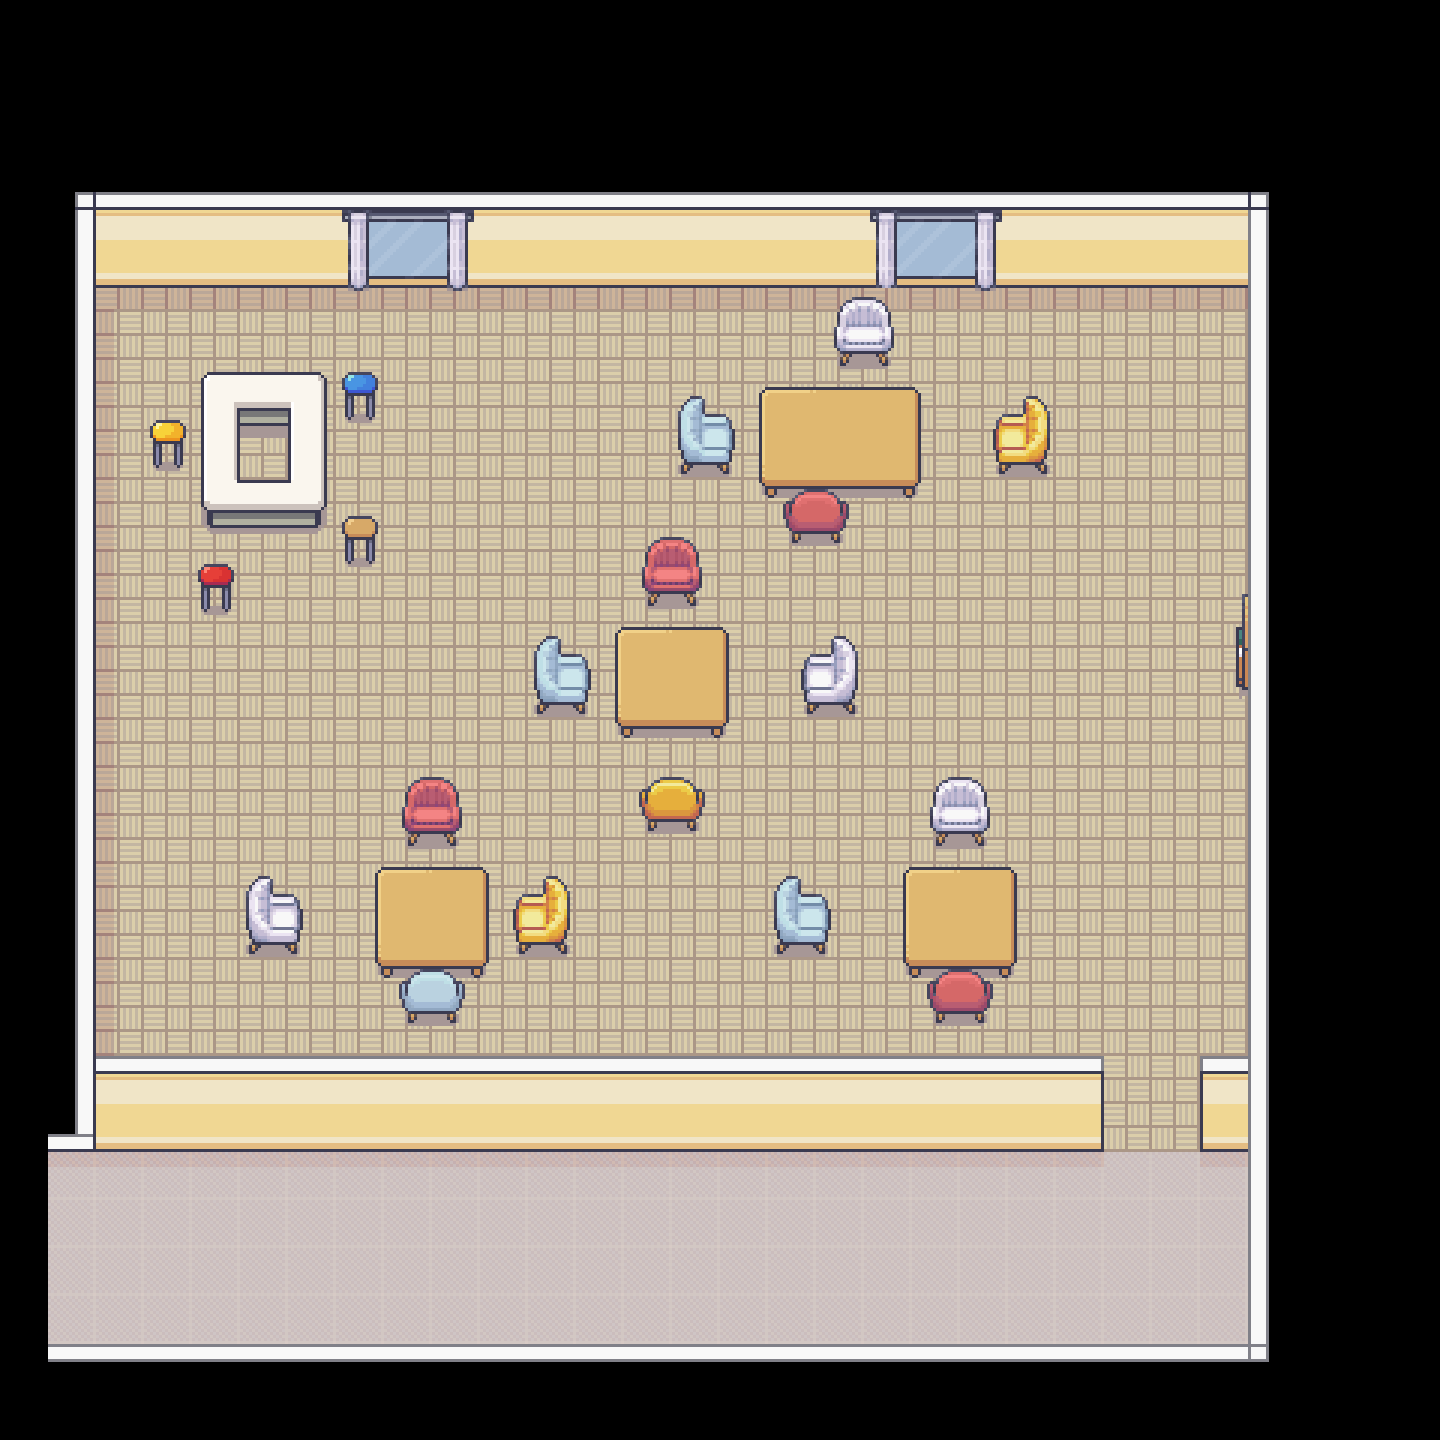

The image is a tile-based game level rendered from a .tmx file. Its description and source (layers, tilesets, objects; grid data summarised) follow:
An orthogonal 30x30 tile map with 48x48 px tiles, 3 tile layers (ground, object, item), 7 tilesets and 5 objects (Dorothy, Bonnie, Lucinda, Jenny, Tiffany).

<map version="1.9" tiledversion="1.9.2" orientation="orthogonal" renderorder="right-down" width="30" height="30" tilewidth="48" tileheight="48" infinite="0" nextlayerid="5" nextobjectid="6">
 <tileset firstgid="1" source="1_Generic_48x48.tsx" />
 <tileset firstgid="1249" source="Tileset_48x48_9.tsx" />
 <tileset firstgid="1349" source="Tileset_48x48_7.tsx" />
 <tileset firstgid="1449" source="Tileset_48x48_6.tsx" />
 <tileset firstgid="1549" source="14_Basement_48x48.tsx" />
 <tileset firstgid="2349" source="19_Hospital_48x48.tsx" />
 <tileset firstgid="4109" source="5_Classroom_and_library_48x48.tsx" />
 <layer id="1" name="ground" width="30" height="30">
  <data>[900 cells, 650 non-empty, 26 distinct tile ids]</data>
 </layer>
 <layer id="2" name="object" width="30" height="30">
  <data>[900 cells, 91 non-empty, 47 distinct tile ids]</data>
 </layer>
 <layer id="3" name="item" width="30" height="30">
  <data>[900 cells, 63 non-empty, 47 distinct tile ids]</data>
 </layer>
 <objectgroup id="4" name="对象层 1">
  <object id="1" name="Dorothy" x="880.846" y="894.304">
   <point />
  </object>
  <object id="2" name="Bonnie" x="379.253" y="474.678">
   <point />
  </object>
  <object id="3" name="Lucinda" x="961.59" y="475.902">
   <point />
  </object>
  <object id="4" name="Jenny" x="356.009" y="839.251">
   <point />
  </object>
  <object id="5" name="Tiffany" x="721.805" y="1172.01">
   <point />
  </object>
 </objectgroup>
</map>
